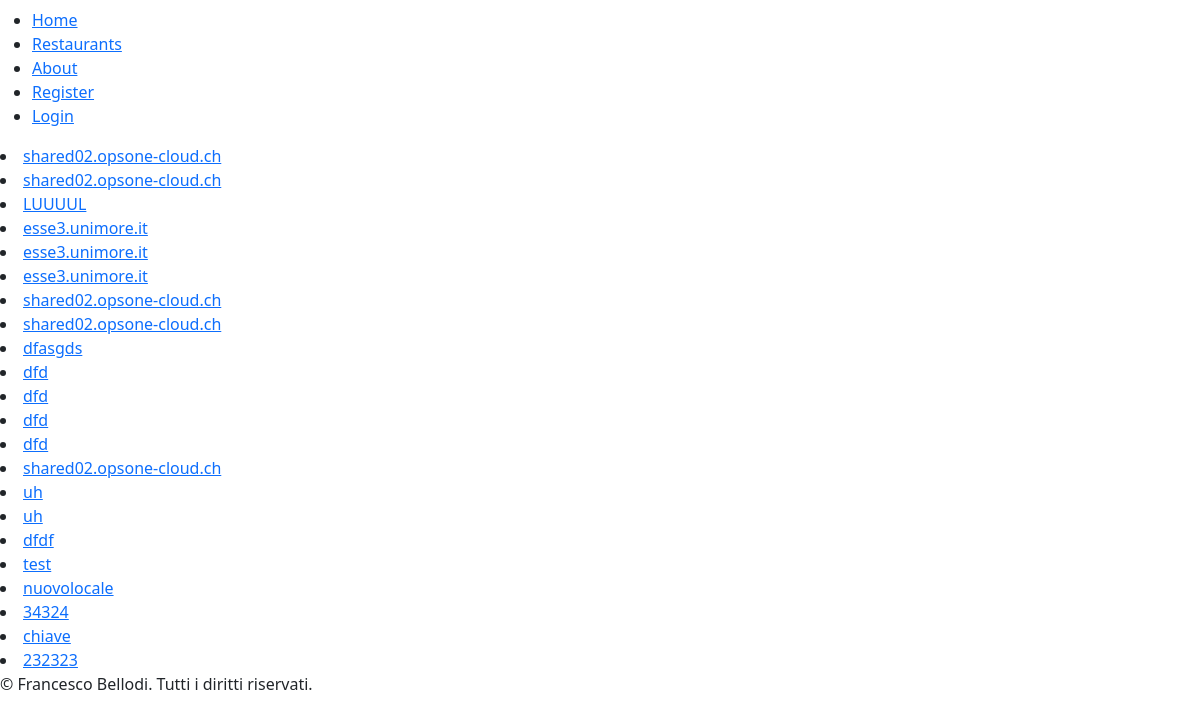
The page /restaurants/ on the database its author committed.
### restaurantsApp/models.py (models this page shows, shortened)
class Restaurant(models.Model):
    restaurantID = models.IntegerField(primary_key=True)
    owner = models.ForeignKey(settings.AUTH_USER_MODEL, on_delete=models.CASCADE)
    name = models.CharField(max_length=100)
    address = models.CharField(max_length=200)
    phone_number = PhoneNumberField()
    cuisine_type = models.CharField(max_length=50)
    services = models.CharField(max_length=200)
    meal_type = models.CharField(max_length=100)
    max_booking = models.IntegerField(default=100)

### restaurantsApp/views.py (the view)
# urls.py: path("", RestaurantListView.as_view(), name="listRestaurants"),
class RestaurantListView(ListView):
    model = Restaurant
    template_name = 'restaurantsApp/restaurant_list.html'  # Specifica il percorso al tuo template
    context_object_name = 'restaurants'  # Nome del contesto da utilizzare nel template

### restaurantsApp/templates/restaurantsApp/restaurant_list.html
{% extends "base.html" %}
{% block content %}
  {% if restaurants.count == 0 %}
    <p> Non ci sono ristoranti ancora</p>
  {% else %}
    {% for r in restaurants %}
      <li>
        <a href="{% url 'restaurant_detail' r.pk %}" >{{ r.name }} </a>
      </li>
    {% endfor %}
  {% endif %}
{% endblock %}

### rows shown on the page
Restaurant: name "shared02.opsone-cloud.ch"
Restaurant: name "shared02.opsone-cloud.ch"
Restaurant: name "LUUUUL"
Restaurant: name "esse3.unimore.it"
Restaurant: name "esse3.unimore.it"
Restaurant: name "esse3.unimore.it"
Restaurant: name "shared02.opsone-cloud.ch"
Restaurant: name "shared02.opsone-cloud.ch"
Restaurant: name "dfasgds"
Restaurant: name "dfd"
Restaurant: name "dfd"
Restaurant: name "dfd"
Restaurant: name "dfd"
Restaurant: name "shared02.opsone-cloud.ch"
Restaurant: name "uh"
Restaurant: name "uh"
Restaurant: name "dfdf"
Restaurant: name "test"
Restaurant: name "nuovolocale"
Restaurant: name "34324"
Restaurant: name "chiave"
Restaurant: name "232323"
